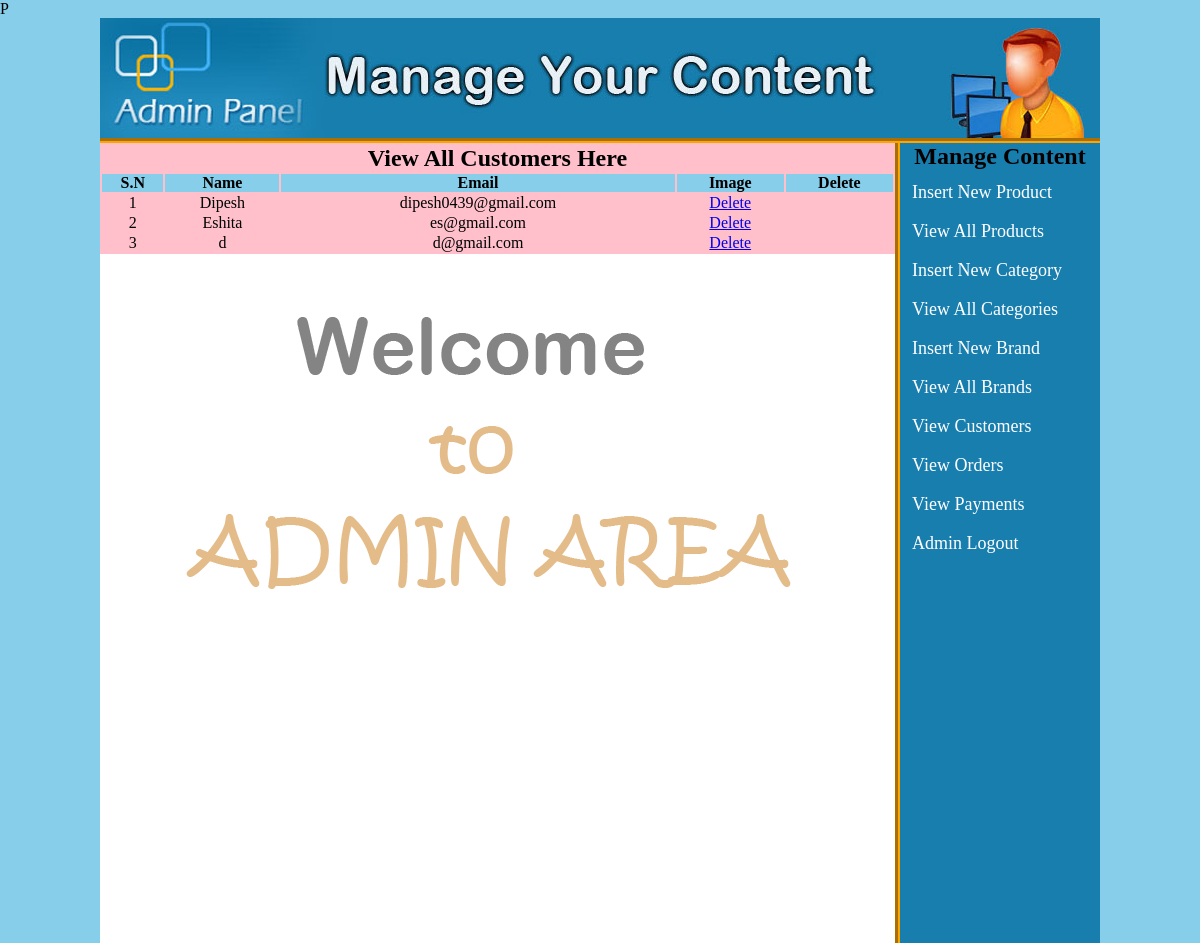
Page /admin_area/index.php?view_customers (signed in) on the committed database.
### tables this page shows
CREATE TABLE `user_info` (
  `user_id` int(10) NOT NULL,
  `first_name` varchar(100) NOT NULL,
  `last_name` varchar(100) NOT NULL,
  `email` varchar(300) NOT NULL,
  `password` varchar(300) NOT NULL,
  `mobile` varchar(10) NOT NULL,
  `address1` varchar(300) NOT NULL,
  `address2` varchar(11) NOT NULL
);

### admin_area/view_customers.php (the view)
<table width="795" align="center" bgcolor="pink">
	<tr align="center">
		<td colspan="6"><h2>View All Customers Here</h2></td>
	</tr>
	<tr align="center" bgcolor="skyblue">
		<th>S.N</th>
		<th>Name</th>
		<th>Email</th>
		<th>Image</th>
		<th>Delete</th>
	</tr>
	<?php
	include("includes/db.php");
	$get_c = "select * from user_info";
	$run_c = mysqli_query($con, $get_c);
	$i = 0;
	while ($row_c=mysqli_fetch_array($run_c)){
		$c_id = $row_c['user_id'];
		$c_name = $row_c['first_name'];
		$c_email = $row_c['email'];
		$i++;
	?>
	<tr align="center">
		<td><?php echo $i;?></td>
		<td><?php echo $c_name;?></td>
		<td><?php echo $c_email;?></td>
		<td><a href="delete_c.php?delete_c=<?php echo $c_id;?>">Delete</a></td>
	</tr>
	<?php } ?>
</table>

### admin_area/styles/style.css (style rules this page uses)
html, body, div, span, applet, object, iframe, h1, h2, h3, h4, h5, h6, p, blockquote, pre, a, abbr, acronym, address, big, cite, code, del, dfn, em, img, ins, kbd, q, s, samp, small, strike, strong, sub, sup, tt, var, b, u, i, center, dl, dt, dd, ol, ul, li, fieldset, form, label, legend, table, caption, tbody, tfoot, thead, tr, th, td, article, aside, canvas, details, embed, figure, figcaption, footer, header, hgroup, menu, nav, output, ruby, section, summary, time, mark, audio, video { margin: 0; padding: 0; border: 0; vertical-align: baseline; }
body { background:skyblue; }

### rows in the picture
user_info: first_name "Dipesh", email "dipesh0439@gmail.com"
user_info: first_name "Eshita", email "es@gmail.com"
user_info: first_name "d", email "d@gmail.com"
